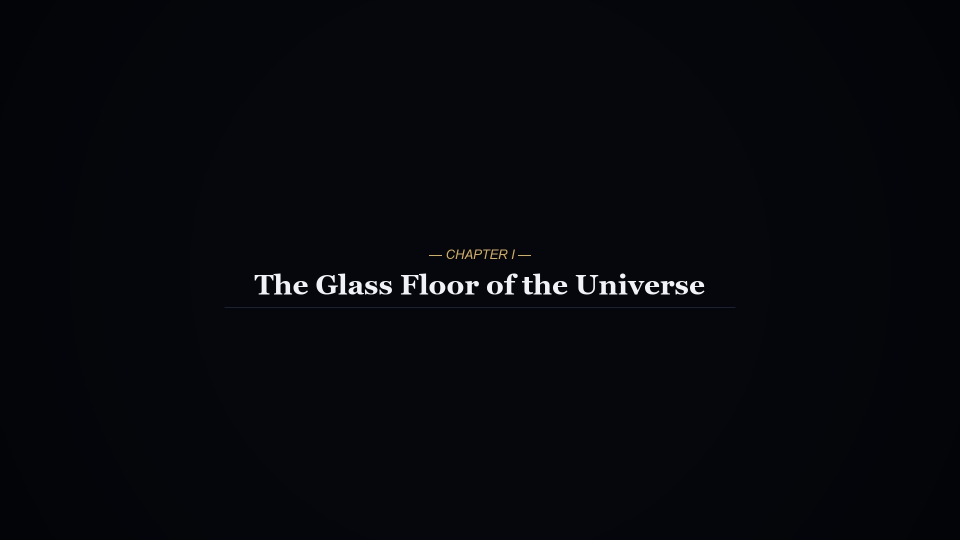
#> input picture youtube_essay_pipeline/assets/images/test_card.jpg, 1920 x 1080 px (shown at 1/2 size)
$ python -i video_generator.py   (imports and definitions only)
#> lines starting #> are read from the running program, lines starting #| are printed output that depends on the picture
"""
video_generator.py - Programmatic AI Video Generation & 2.5D Parallax Motion Engine (v7.0)
Generates 5-second animated video clips for each scene in the timeline:
- Supports cloud video endpoints with plug-and-play API tokens (Replicate, Pollinations, Luma/Kling)
- Automatic local fallback: Advanced OpenCV 2.5D parallax motion layer with analog CRT/VHS tracking shaders:
  * 3D camera walk-in drift & handheld micro-jitter
  * Volumetric breathing fog and optical flow lighting shifts
  * Specialized entity micro-twitching and glowing eye pulse
  * Specialized ration condensation drip ripples
Outputs standard 30 FPS MP4 video clips into assets/video_clips/{scene_id}.mp4.
"""

import os
import sys
import time
import json
import math
import subprocess
import cv2
import numpy as np
from PIL import Image

CLIP_W = 1080
CLIP_H = 810   # Exact 4:3 aspect ratio
CLIP_FPS = 30
CLIP_DURATION = 5.0  # 5-second seamless animated clips
TOTAL_CLIP_FRAMES = int(CLIP_FPS * CLIP_DURATION)

def create_parallax_animated_clip(base_img_path: str, output_clip_path: str, scene_type: str = "general"):
    """
    Renders a 5-second animated 4:3 video clip from a base image using OpenCV 2.5D parallax motion,
    dynamic lighting breathing, analog tracking jitter, and scene-specific procedural motion.
    """
#> called with output_clip_path = 'out.png', scene_type = 'general'
    os.makedirs(os.path.dirname(output_clip_path), exist_ok=True)

    # Load base image
    if os.path.exists(base_img_path):
        img_bgr = cv2.imread(base_img_path)
#> img_bgr is the input picture: shape (1080, 1920, 3); mean B, G, R 12.5, 7.7, 6.8
    else:
        # Fallback dark background
        img_bgr = np.full((CLIP_H, CLIP_W, 3), 20, dtype=np.uint8)

    if img_bgr is None or img_bgr.shape[:2] != (CLIP_H, CLIP_W):
        img_bgr = cv2.resize(img_bgr, (CLIP_W, CLIP_H), interpolation=cv2.INTER_LANCZOS4)
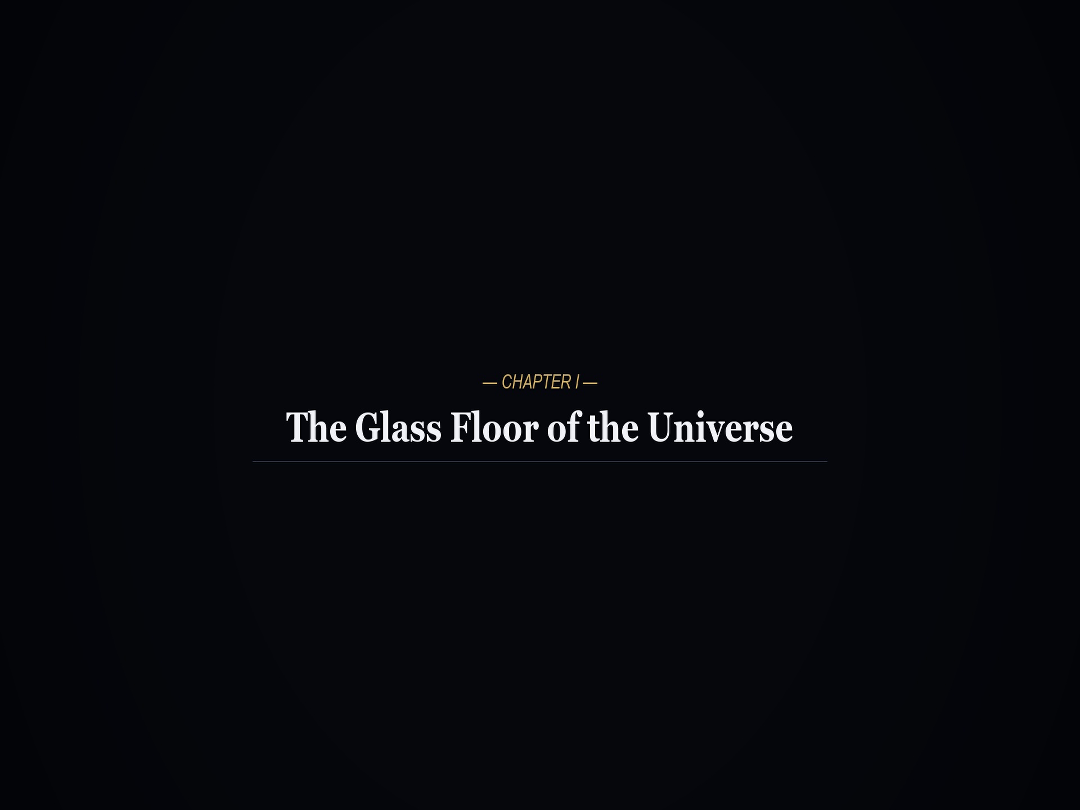
#> img_bgr: shape (810, 1080, 3); mean B, G, R 12.5, 7.8, 6.8

    # Oversize base image for 2.5D parallax cropping (12% padding)
    pad_w = int(CLIP_W * 0.12)
    pad_h = int(CLIP_H * 0.12)
    big_w = CLIP_W + 2 * pad_w
    big_h = CLIP_H + 2 * pad_h
    big_img = cv2.resize(img_bgr, (big_w, big_h), interpolation=cv2.INTER_LANCZOS4)

    # Setup FFmpeg pipe for high quality mp4 encoding
    cmd = [
        "ffmpeg", "-y",
        "-f", "rawvideo",
        "-vcodec", "rawvideo",
        "-s", f"{CLIP_W}x{CLIP_H}",
        "-pix_fmt", "bgr24",
        "-r", str(CLIP_FPS),
        "-i", "-",
        "-c:v", "libx264",
        "-preset", "veryfast",
        "-crf", "18",
        "-pix_fmt", "yuv420p",
        output_clip_path
    ]
#> (the run stopped early here; a loop or call above may not have finished)

$ run again, on youtube_essay_pipeline/assets/images/test_golden_horror.jpg
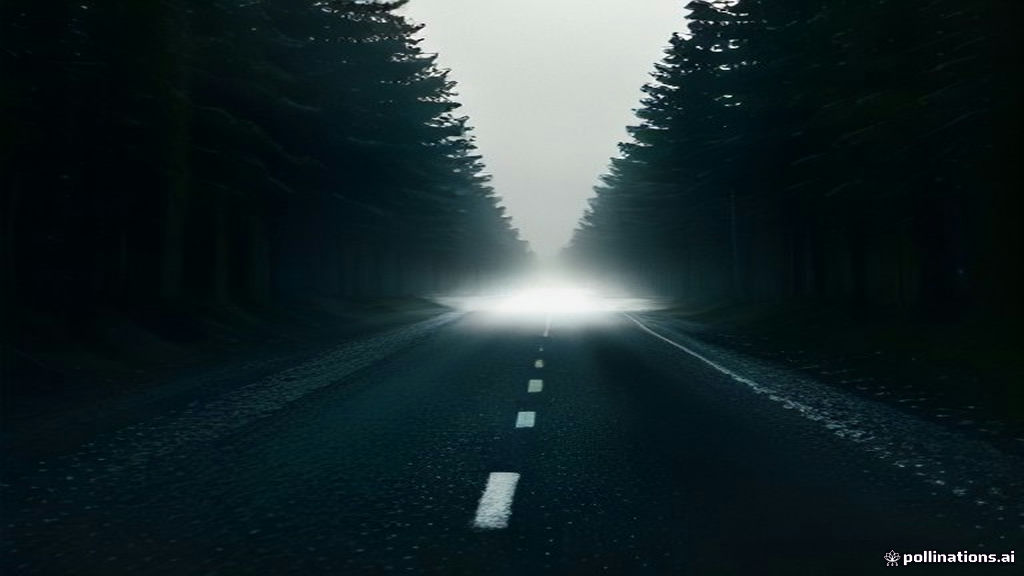
#> input picture youtube_essay_pipeline/assets/images/test_golden_horror.jpg, 1024 x 576 px
#> in create_parallax_animated_clip, img_bgr is the input picture: shape (576, 1024, 3); mean B, G, R 43.6, 40.8, 26.5
#> in create_parallax_animated_clip, `img_bgr = cv2.resize(img_bgr, (CLIP_W, CLIP_H), interpolation=cv2.INTE..`:
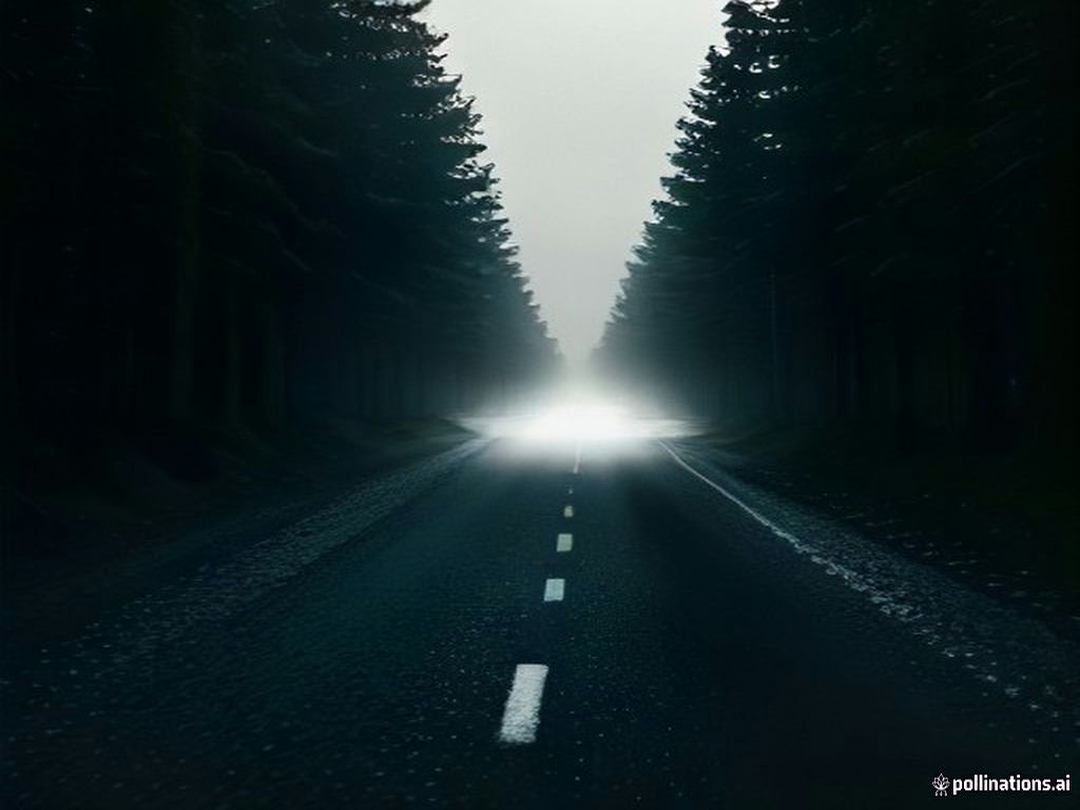
#> img_bgr: shape (810, 1080, 3); mean B, G, R 43.6, 40.8, 26.5
